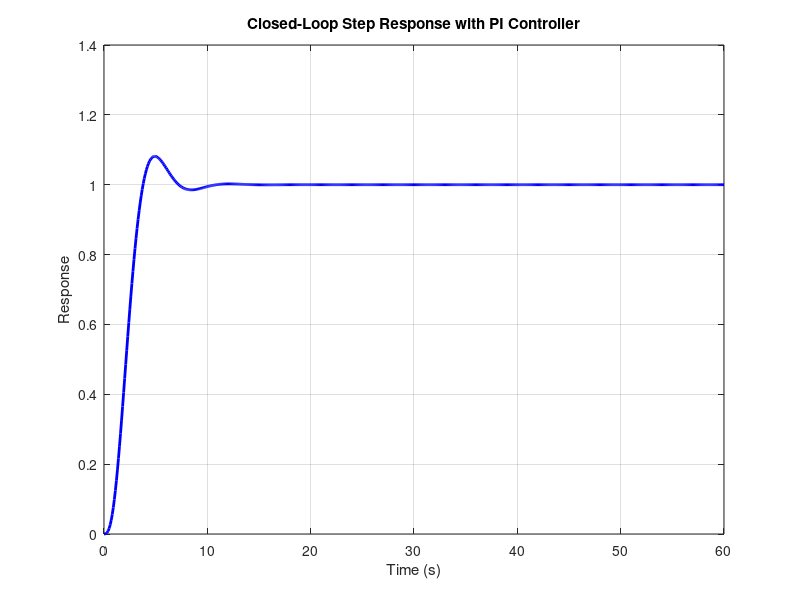

This figure's MATLAB source: (Note: this script raises an error after producing the figure.)
% تعریف تابع تبدیل سیستم حلقه باز
numerator = 1;
denominator = [1 3 4 2];
G = tf(numerator, denominator);

% تعریف کنترلکننده PI
Kp = 1; % بهره تناسبی
Ki = 1; % بهره انتگرالی
PI_controller = Kp + tf([Ki], [1 0]);

% ایجاد سیستم حلقه بسته با فیدبک واحد
closed_loop_system = feedback(PI_controller * G, 1);

% شبیهسازی پاسخ سیستم به ورودی پله واحد
t = 0:0.1:60; % تعریف زمان شبیهسازی
[y, t] = step(closed_loop_system, t); % محاسبه پاسخ سیستم

% نمایش پاسخ سیستم
figure;
plot(t, y, 'b', 'LineWidth', 2);
title('Closed-Loop Step Response with PI Controller');
xlabel('Time (s)');
ylabel('Response');
grid on;

% نمایش مشخصههای پاسخ
step_info = stepinfo(closed_loop_system);
ess_numeric = abs(1 - y(end));

disp('Step Response Characteristics:');
disp(step_info);
disp(['Numerical Steady-State Error: ', num2str(ess_numeric)]);
